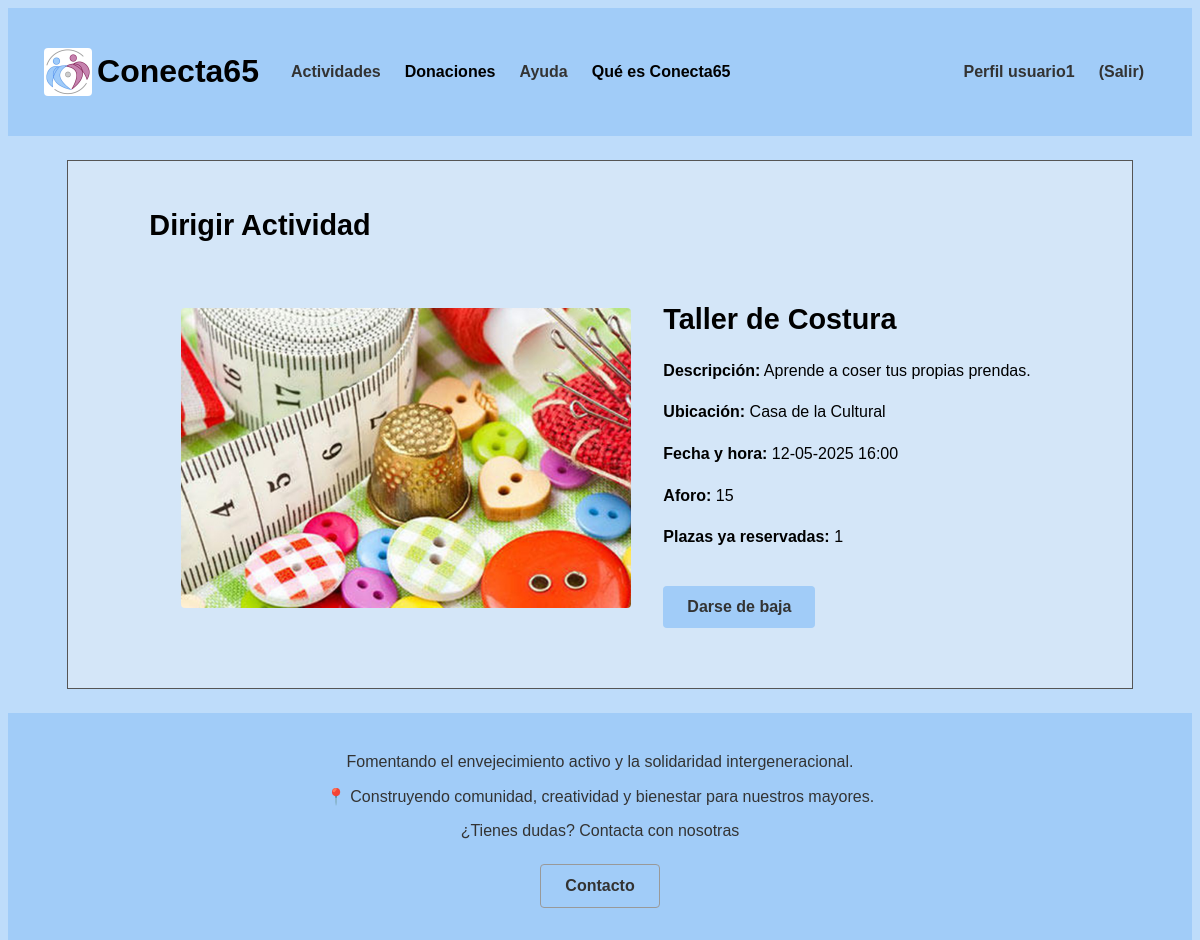
Page /p3_g1/vistaDirigirActividad.php?id=2 (signed in) on the earlier database version.
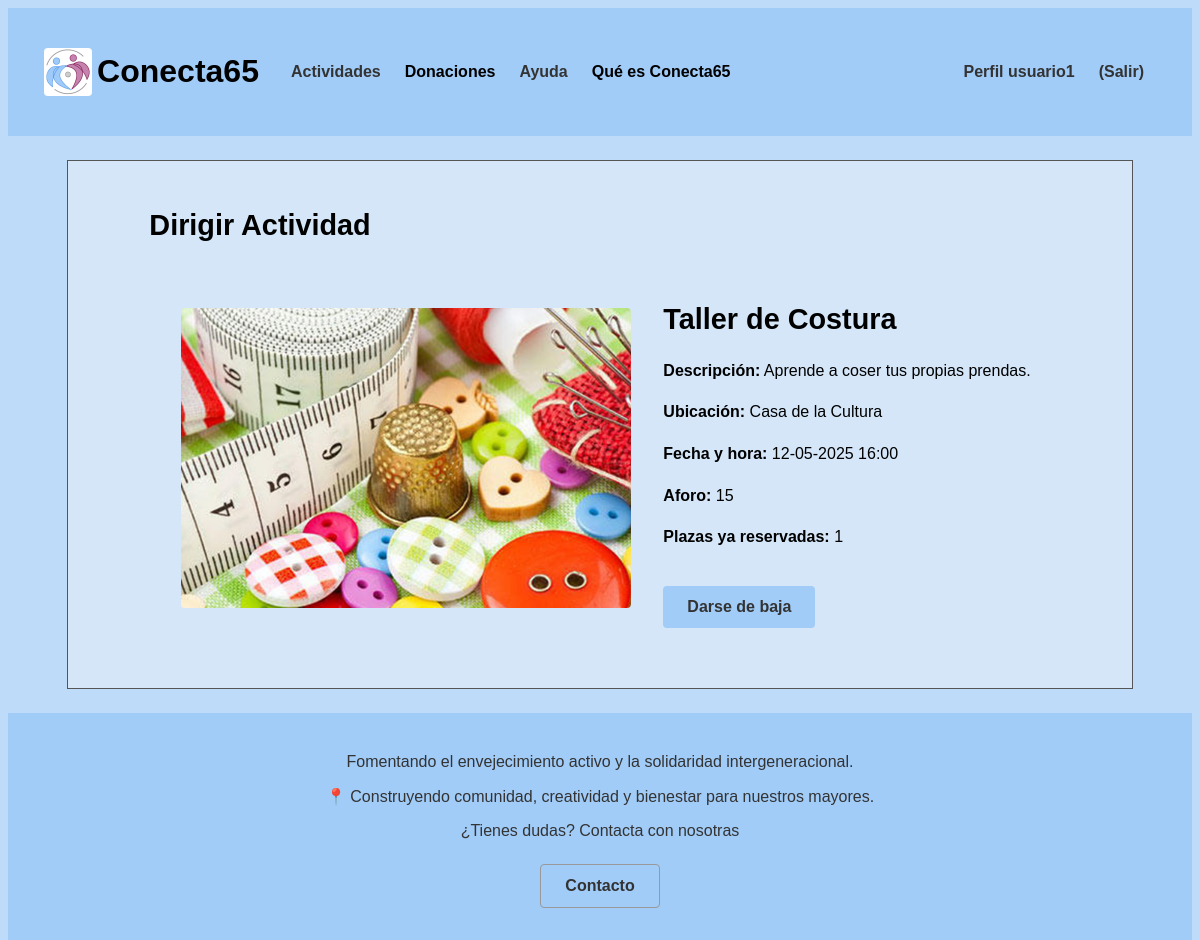
Same page on the later database version.
### tables this page shows
CREATE TABLE `actividades` (
  `id` int(10) UNSIGNED NOT NULL,
  `nombre` varchar(35) NOT NULL,
  `localizacion` varchar(70) NOT NULL,
  `fecha_hora` datetime(6) NOT NULL,
  `descripcion` text NOT NULL,
  `aforo` tinyint(3) NOT NULL,
  `dirigida` tinyint(1) NOT NULL,
  `ocupacion` tinyint(3) NOT NULL,
  `foto` varchar(50) NOT NULL
);

### p3_g1/includes/actividad/actividadDTO.php (called while the page is built, shortened)
<?php
class actividadDTO
{
    private $id;
    private $nombre;
    private $localizacion;
    private $fecha_hora;
    private $descripcion;
    private $aforo;
    private $ocupacion;
    private $foto;
    public function __construct($id, $nombre, $localizacion, $fecha_hora, $descripcion, $aforo, $dirigida, $ocupacion, $foto)
    {
        $this->id = $id;
        $this->nombre = $nombre;
        $this->localizacion = $localizacion;
        $this->fecha_hora = $fecha_hora;
        $this->descripcion = $descripcion;
        $this->aforo = $aforo;
        $this->ocupacion = $ocupacion;
        $this->foto = $foto;
    }
    public function id()
    {
        return $this->id;
    }
    public function nombre()
    {
        return $this->nombre;
    }
    public function localizacion()
    {
        return $this->localizacion;
    }
    public function fecha_hora()
    {
        return $this->fecha_hora;
    }
    public function descripcion()
    {
        return $this->descripcion;
    }
    public function aforo()
    {
        return $this->aforo;
    }
    public function ocupacion()
    {
        return $this->ocupacion;
    }
    public function foto()
    {
        return $this->foto;
    }
}
?>

### p3_g1/includes/actividad/actividadDAO.php (called while the page is built, shortened)
<?php
class actividadDAO extends baseDAO implements IActividad
{
    public function getActividadById($id)
    {
        try {
            $conn = application::getInstance()->getConexionBd();
            $query = "SELECT id, nombre, localizacion, fecha_hora, descripcion, aforo, dirigida, ocupacion, foto FROM actividades WHERE id = ?";
            $stmt = $conn->prepare($query);
            $stmt->bind_param("i", $id);
            $stmt->execute();
            $stmt->bind_result($id, $nombre, $localizacion, $fecha_hora, $descripcion, $aforo, $dirigida, $ocupacion, $foto);
            if ($stmt->fetch()) {
                return new actividadDTO($id, $nombre, $localizacion, $fecha_hora, $descripcion, $aforo, $dirigida, $ocupacion, $foto);
            }
        } finally {
            if ($stmt) {
                $stmt->close();
            }
        }
        return null;
    }
}
?>

### p3_g1/includes/actividad/actividadAppService.php (called while the page is built, shortened)
<?php
require_once("includes/config.php");
class actividadAppService
{
    public function getActividadById($id)
    {
        $IActividadDAO = actividadFactory::CreateActividad();
        $actividad = $IActividadDAO->getActividadById($id);
        return $actividad;
    }
}
?>

### p3_g1/includes/config.php (called while the page is built, shortened)
<?php
spl_autoload_register(function ($class) {
    $prefix = 'includes\\';
    $base_dir = __DIR__ . '/';
    $len = strlen($prefix);
    $relative_class = substr($class, $len);
    $file = $base_dir . str_replace('\\', '/', $relative_class) . '.php';
});
?>

### p3_g1/includes/actividadesusuario/actividadesusuarioAppService.php (called while the page is built, shortened)
<?php
class actividadesusuarioAppService
{
    private static $instance;
    public static function GetSingleton()
    {
        if (!self::$instance instanceof self)
        {
            self::$instance = new self;
        }
        return self::$instance;
    }
    public function isRegistrado($id_usuario, $id_actividad){
        $IActividadesusuarioDAO = actividadesusuarioFactory::CreateActividad();
        $int=$IActividadesusuarioDAO->isRegistrado($id_usuario, $id_actividad);
        return $int;
    }
}
?>

### p3_g1/includes/application.php (called while the page is built, shortened)
<?php
class application
{
    private static $instancia;
    public static function getInstance()
    {
        if (!self::$instancia instanceof self) {
            self::$instancia = new static();
        }
        return self::$instancia;
    }
    public function getUserDTO(): ?userDTO
    {
        try {
            $user = unserialize($_SESSION["userDTO"]);
            return ($user instanceof userDTO) ? $user : null;
        } catch (\Exception $e) {
            error_log("Error al deserializar userDTO: " . $e->getMessage());
            unset($_SESSION["userDTO"]);
            return null;
        }
    }
}

### p3_g1/includes/usuario/userDTO.php (called while the page is built, shortened)
<?php
class userDTO
{
    private $id;
    public function id()
    {
        return $this->id;
    }
}
?>

### p3_g1/includes/actividadesusuario/actividadesusuarioFactory.php (called while the page is built, shortened)
<?php
class actividadesusuarioFactory
{
    public static function CreateActividad() : IActividadesusuario
    {
        $actividadesusuarioDAO = new actividadesusuarioDAO();
        return $actividadesusuarioDAO;
    }
}
?>

### p3_g1/includes/comun/baseDAO.php (called while the page is built, shortened)
<?php
abstract class baseDAO
{
    protected function realEscapeString($field)
    {
        $conn = application::getInstance()->getConexionBd();
        return $conn->real_escape_string($field);
    }
}
?>

### p3_g1/includes/actividadesusuario/actividadesusuarioDAO.php (called while the page is built, shortened)
<?php
class actividadesusuarioDAO extends baseDAO implements IActividadesusuario
{
    public function isRegistrado($id_usuario, $id_actividad){
        $conn = application::getInstance()->getConexionBd();
        $escId_usuario = trim($this->realEscapeString($id_usuario));
        $escId_actividad = trim($this->realEscapeString($id_actividad));
        $query = "SELECT id_actividad FROM `actividades-usuario` WHERE id_usuario = ? AND id_actividad= ? ";
        $stmt = $conn->prepare($query);
        try {
            $stmt->bind_param("ss", $escId_usuario, $escId_actividad);
            $stmt->execute();
            $stmt->store_result();
            $verdadero=$stmt->num_rows();
            return $verdadero;
        } finally {
            $stmt->close();
        }
    }
}
?>

### p3_g1/includes/dirigirActividad/dirigirActividad.php (the view, shortened to what the changed rows need)
<?php
require_once("includes/config.php");
class dirigirActividad
{
    private $actividad;
    public function __construct($actividad = null) {
        $this->actividad = $actividad;
    }
    public function Inicializacion(){
        $app = application::getInstance();
        $user = $app->getUserDTO();
        $actividadUsuarioAppService = actividadesusuarioAppService::GetSingleton();
        echo '<link rel="stylesheet" type="text/css" href="CSS/estiloActividad.css">';
        $fechaHora = new \DateTime($this->actividad->fecha_hora());
        $html = <<<EOF
        <div class="actividad">
            <div class="actividad-img">
                <img src="{$this->actividad->foto()}" alt="Imagen de la actividad">
            </div>
            <div class="actividad-detalles">
                <h1>{$this->actividad->nombre()}</h1>
                <p><strong>Descripción:</strong> {$this->actividad->descripcion()}</p>
                <p><strong>Ubicación:</strong> {$this->actividad->localizacion()}</p>
                <p><strong>Fecha y hora:</strong> {$fechaHora->format('d-m-Y H:i')}</p>
                <p><strong>Aforo:</strong> {$this->actividad->aforo()}</p>
                <p><strong>Plazas ya reservadas:</strong> {$this->actividad->ocupacion()}</p>
        EOF;
        if (!$actividadUsuarioAppService->isRegistrado($user->id(), $this->actividad->id())) {
            $html .= '<form method="post">';
            $html .= '<button type="submit" name="dirigir">Dirigir esta actividad</button>';
            $html .= '</form>';
            if (isset($_POST['dirigir'])) {
                $mensaje = $this->procesarDirigir($user->id());
            }
        }
        else {
            $html .= '<form method="post">';
            $html .= '<input type="hidden" name="id" value="' . $this->actividad->id() . '">';
            $html .= '<button type="submit" name="bajaDirigir">Darse de baja</button>';
            $html .= '</form>';
        }
        return $html;
    }
}
?>

Differences in the rows shown:
changed actividades "Taller de Costura": localizacion "Casa de la Cultural" → "Casa de la Cultura"
